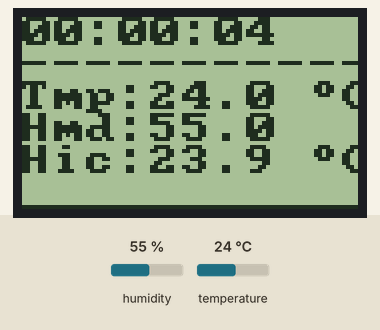
This sketch was run on a simulated ESP8266 (Wemos D1 mini). Shown: 84×48 one-colour display. The test bench sets the inputs (shaded band); at power-on: humidity 55 %, temperature 24 °C. What the sketch prints to the serial monitor is not drawn.

Above: at 4.8 s.
4.9 s: humidity set to 22 %
At 7.4 s:
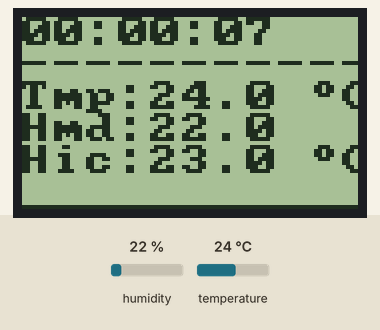
8.9 s: temperature set to 12 °C
At 10.8 s:
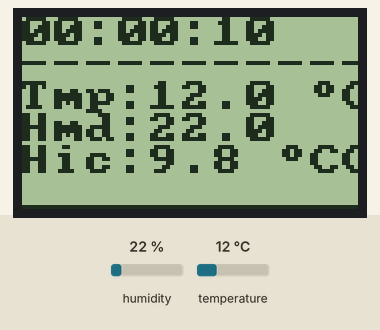
12.9 s: humidity set to 40 %
At 13.8 s:
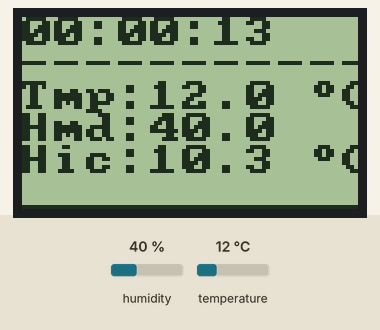
16.9 s: temperature set to 19 °C
At 20.4 s:
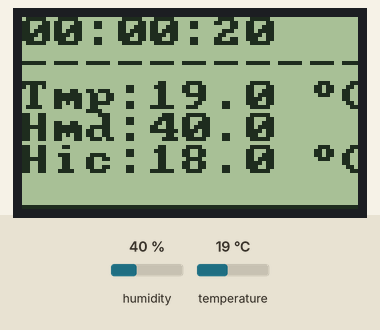
Timing chart, 0 to 21.9 s (numbered marks = the images above; inputs shaded):
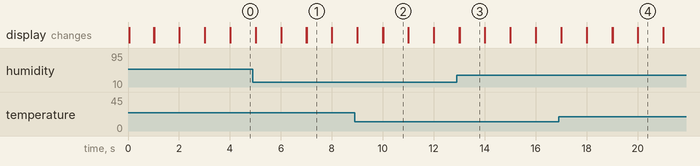

The sketch:

U8g2_DHT22.ino
```cpp
#include "DHT.h"      //https://github.com/adafruit/DHT-sensor-library
#include <Streaming.h>
#include <SPI.h>
#include <Wire.h>
#include <U8g2lib.h>

#define DHTPIN D4     // what pin we're connected to

#define DHTTYPE DHT22   // DHT 22  (AM2302)

DHT dht(DHTPIN, DHTTYPE);

U8X8_PCD8544_84X48_4W_SW_SPI u8x8(D5, D7, D1, D6, D2);
/* tile_width =  11,	 width of 11*8=88 pixel */
/* tile_hight =  6, */

const long interval = 1000;
unsigned long previousMillis = 0;

void upTime(int sec, char* retStr, int bufferSize) {
	int min = sec / 60;
	int hr = min / 60;
	snprintf( retStr , bufferSize, "%02d:%02d:%02d", hr, min % 60, sec % 60 );
	retStr[bufferSize-1] = '\0'; // ensure a valid terminating zero!
}

void fnprintf(char* retStr, int bufferSize, const char *format, float val) {
  //static char str[6]="";
	char str[6]="";

  dtostrf(val, 3, 1, &str[strlen(str)]); //4 is mininum width, 2 is precision; float value is copied onto str
  snprintf( retStr, bufferSize, format, str );
  retStr[bufferSize-1] = '\0'; // ensure a valid terminating zero!
}


void setup() {
  Serial.begin(115200);

  dht.begin();

  u8x8.begin();

	u8x8.setFont(u8x8_font_pcsenior_f);

  for (uint8_t  i = 0; i < 11; i++) {
    u8x8.drawUTF8(i, 1, "-");
  }

  u8x8.drawString(0, 5, "___________");

/*
	for (uint8_t  i = 0; i < 99; i++) {
		u8x8.setContrast(i);
		Serial.printf("%i , ",i );
		delay(3000);
	}
	u8x8.setContrast(0);
*/

}

void loop() {
  unsigned long currentMillis = millis();
  char buffer[16]=""; // caller-defined buffers: 16 bytes allocated here on the stack.
  //strcpy(buffer, "");
  //memset(buffer, 0, 16); // mandatory reinitialize string

  // if enough millis have elapsed
  if (currentMillis - previousMillis >= interval) {
      previousMillis = currentMillis;

      upTime(currentMillis/1000, buffer, sizeof(buffer));
    	Serial << "Buffer: " << buffer << "\t";
    	u8x8.drawString(0,0,buffer);

      float h = dht.readHumidity();
      // Read temperature as Celsius (the default)
      float t = dht.readTemperature();

      // Check if any reads failed and exit early (to try again).
      if (isnan(h) || isnan(t)) {
        Serial.println("Failed to read from DHT sensor!");
        return;
      }

      // Compute heat index in Celsius (isFahreheit = false)
      float hic = dht.computeHeatIndex(t, h, false);

      Serial << currentMillis << "\t" << "Humidity: " << h << " %\t" << "Temperature: " << t << " *C\t" << "Heat index: " << hic << " *C " << endl;

      fnprintf( buffer, sizeof(buffer), "Tmp:%s°C", t);
      u8x8.drawUTF8(0,2,buffer);

      fnprintf( buffer, sizeof(buffer), "Hmd:%s\%", h );
      u8x8.drawString(0,3,buffer);

      fnprintf( buffer, sizeof(buffer), "Hic:%s°C", hic );
      u8x8.drawUTF8(0,4,buffer);
  }

}
```

Measured:
- what the display in image 1 shows lasts 1.0 s, from 7.0 s to 8.0 s
